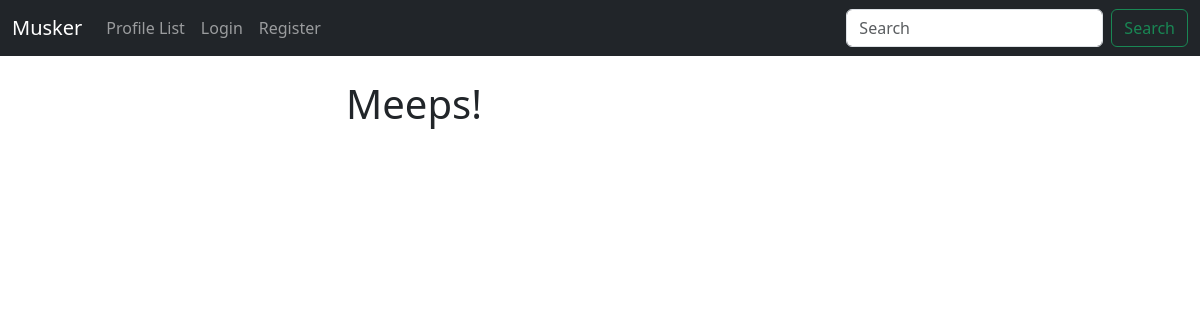
The app's page /, older data.
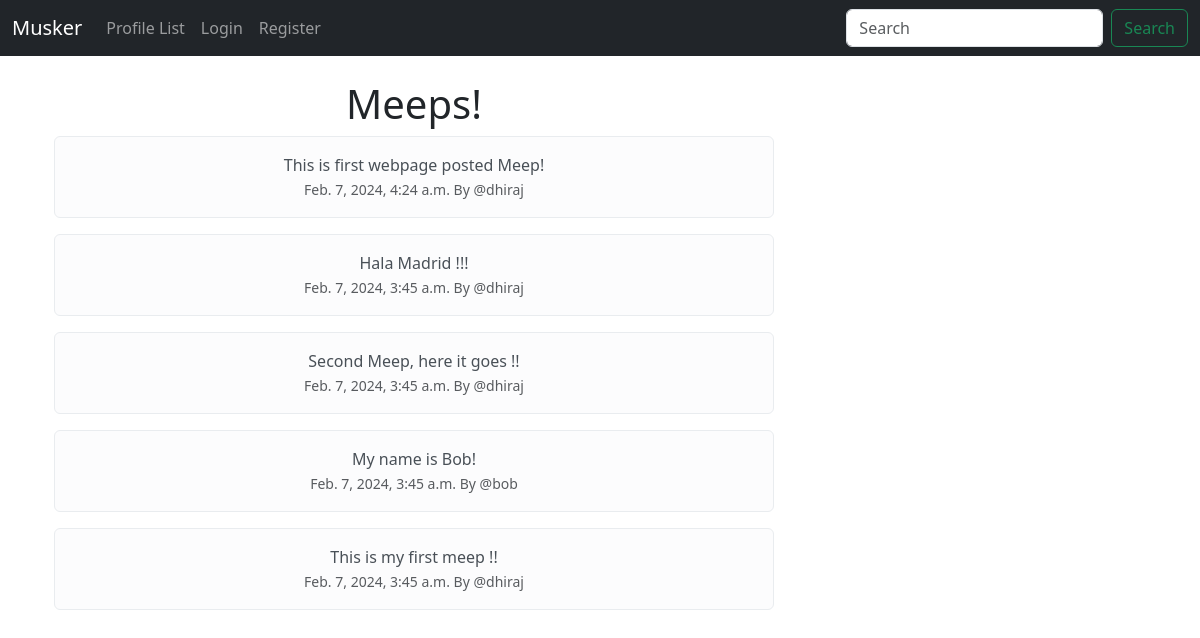
The same page, newer data.
### muskeer/models.py (models this page shows, shortened)
class Meep(models.Model):
    user = models.ForeignKey(
        User, related_name = 'meeps', on_delete = models.DO_NOTHING
    )
    body = models.CharField(max_length = 200)
    createdAt = models.DateTimeField(auto_now_add = True)

### muskeer/views.py (the view)
# urls.py: path('', views.home, name = 'home'),
def home(request):
    if request.user.is_authenticated:
        form = MeepForm(request.POST or None)
        if request.method == "POST":
            if form.is_valid():
                meep = form.save(commit=False)
                meep.user = request.user
                meep.save()
                messages.success(request,("Your meep has been posted"))
                return redirect('home')
        meeps = Meep.objects.all().order_by("-createdAt")
        return render(request, 'home.html',{'meeps':meeps, 'form': form})
    else:
        meeps = Meep.objects.all().order_by("-createdAt")
        return render(request, 'home.html',{'meeps':meeps})

### muskeer/templates/home.html (shortened to what this page needs)
{% extends 'base.html' %}
{% block content %}
<div class="container text-center">
   <div class="row">
      <div class="col-8">
         <br>
         <h1>Meeps!</h1>
         {% for meep in meeps %}
         <div class="alert alert-light" role="alert">{{meep.body}}
            <br>
         <small class = "text-muted">
            {{ meep.createdAt}} By
            @{{meep.user.username}}
         </small>
         </div>
         {% endfor %}
      </div>
      <div class="col-4">
         <br/>
         <br/>
         <br/>
      </div>
      {% endblock %}

Row changes from the older to the newer data that the page shows:
added Meep: body "This is first webpage posted Meep!", createdAt "Feb. 7, 2024, 4:24 a.m.", user.username "dhiraj"
added Meep: body "Hala Madrid !!!", createdAt "Feb. 7, 2024, 3:45 a.m.", user.username "dhiraj"
added Meep: body "Second Meep, here it goes !!", createdAt "Feb. 7, 2024, 3:45 a.m.", user.username "dhiraj"
added Meep: body "My name is Bob!", createdAt "Feb. 7, 2024, 3:45 a.m.", user.username "bob"
added Meep: body "This is my first meep !!", createdAt "Feb. 7, 2024, 3:45 a.m.", user.username "dhiraj"
